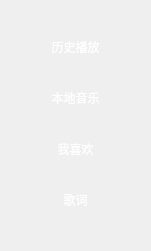
  <widget class="QWidget" name="layoutWidget">
   <property name="geometry">
    <rect>
     <x>50</x>
     <y>130</y>
     <width>151</width>
     <height>251</height>
    </rect>
   </property>
   <layout class="QVBoxLayout" name="verticalLayout">
    <item>
     <widget class="QPushButton" name="btn_CurrentMusic">
      <property name="cursor">
       <cursorShape>PointingHandCursor</cursorShape>
      </property>
      <property name="toolTip">
       <string>当前播放</string>
      </property>
      <property name="layoutDirection">
       <enum>Qt::LeftToRight</enum>
      </property>
      <property name="styleSheet">
       <string notr="true">QPushButton
{
color:rgb(255, 255, 255);
border-radius:0px;
background-color: rgba(255, 255, 255,0);
background-repeat:no-repeat;
border:none;
background-position:center center;
}
QPushButton:hover{
	background-color: rgba(255, 255, 255,100);
}
QPushButton:pressed{
background-color: rgba(95, 95, 95,100);
border-color:rgba(255,255,255,30);
border-style:inset;
color:rgb(255, 255, 255);
}</string>
      </property>
      <property name="text">
       <string>历史播放</string>
      </property>
      <property name="icon">
       <iconset resource="res.qrc">
        <normaloff>:/image/image/current-music.png</normaloff>:/image/image/current-music.png</iconset>
      </property>
      <property name="iconSize">
       <size>
        <width>30</width>
        <height>30</height>
       </size>
      </property>
      <property name="flat">
       <bool>true</bool>
      </property>
     </widget>
    </item>
    <item>
     <widget class="QPushButton" name="btn_LocalMusic">
      <property name="cursor">
       <cursorShape>PointingHandCursor</cursorShape>
      </property>
      <property name="toolTip">
       <string>本地音乐</string>
      </property>
      <property name="styleSheet">
       <string notr="true">QPushButton
{
color:rgb(255, 255, 255);
border-radius:0px;
background-color: rgba(255, 255, 255,0);
background-repeat:no-repeat;
border:none;
background-position:center center;
}
QPushButton:hover{
	background-color: rgba(255, 255, 255,100);
}
QPushButton:pressed{
background-color: rgba(95, 95, 95,100);
border-color:rgba(255,255,255,30);
border-style:inset;
color:rgb(255, 255, 255);
}




</string>
      </property>
      <property name="text">
       <string>本地音乐</string>
      </property>
      <property name="icon">
       <iconset resource="res.qrc">
        <normaloff>:/image/image/local-music.png</normaloff>:/image/image/local-music.png</iconset>
      </property>
      <property name="iconSize">
       <size>
        <width>30</width>
        <height>30</height>
       </size>
      </property>
     </widget>
    </item>
    <item>
     <widget class="QPushButton" name="btn_LikeMusic">
      <property name="cursor">
       <cursorShape>PointingHandCursor</cursorShape>
      </property>
      <property name="toolTip">
       <string>我喜欢</string>
      </property>
      <property name="styleSheet">
       <string notr="true">QPushButton
{
color:rgb(255, 255, 255);
border-radius:0px;
background-color: rgba(255, 255, 255,0);
background-repeat:no-repeat;
border:none;
background-position:center center;
}
QPushButton:hover{
	background-color: rgb(255, 255, 255,100);
}
QPushButton:pressed{
background-color: rgba(95, 95, 95,100);
border-color:rgba(255,255,255,30);
border-style:inset;
color:rgb(255, 255, 255);
}</string>
      </property>
      <property name="text">
       <string>我喜欢</string>
      </property>
      <property name="icon">
       <iconset resource="res.qrc">
        <normaloff>:/image/image/favo-music.png</normaloff>:/image/image/favo-music.png</iconset>
      </property>
      <property name="iconSize">
       <size>
        <width>30</width>
        <height>30</height>
       </size>
      </property>
     </widget>
    </item>
    <item>
     <widget class="QPushButton" name="btn_lyrics">
      <property name="cursor">
       <cursorShape>PointingHandCursor</cursorShape>
      </property>
      <property name="toolTip">
       <string>歌词</string>
      </property>
      <property name="styleSheet">
       <string notr="true">QPushButton
{
color:rgb(255, 255, 255);
border-radius:0px;
background-color: rgba(255, 255, 255,0);
background-repeat:no-repeat;
border:none;
background-position:center center;
}
QPushButton:hover{
	background-color: rgb(255, 255, 255,100);
}
QPushButton:pressed{
background-color: rgba(95, 95, 95,100);
border-color:rgba(255,255,255,30);
border-style:inset;
color:rgb(255, 255, 255);
}</string>
      </property>
      <property name="text">
       <string>歌词</string>
      </property>
      <property name="icon">
       <iconset resource="res.qrc">
        <normaloff>:/image/image/favo-music.png</normaloff>:/image/image/favo-music.png</iconset>
      </property>
      <property name="iconSize">
       <size>
        <width>30</width>
        <height>30</height>
       </size>
      </property>
     </widget>
    </item>
   </layout>
  </widget>
